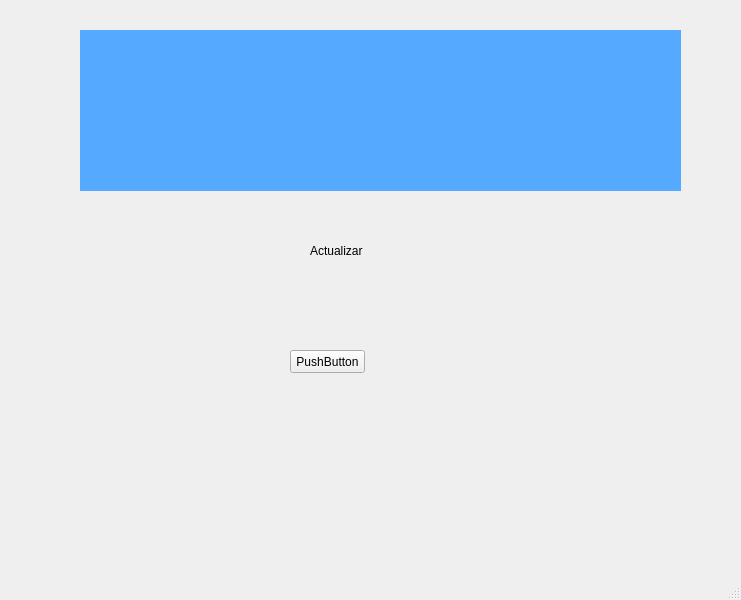
<?xml version="1.0" encoding="UTF-8"?>
<ui version="4.0">
 <class>MainWindow</class>
 <widget class="QMainWindow" name="MainWindow">
  <property name="geometry">
   <rect>
    <x>0</x>
    <y>0</y>
    <width>741</width>
    <height>600</height>
   </rect>
  </property>
  <property name="windowTitle">
   <string>MainWindow</string>
  </property>
  <widget class="QWidget" name="centralwidget">
   <widget class="QLabel" name="label">
    <property name="geometry">
     <rect>
      <x>310</x>
      <y>210</y>
      <width>291</width>
      <height>81</height>
     </rect>
    </property>
    <property name="text">
     <string>Actualizar</string>
    </property>
   </widget>
   <widget class="QPushButton" name="pushButton">
    <property name="geometry">
     <rect>
      <x>290</x>
      <y>350</y>
      <width>75</width>
      <height>23</height>
     </rect>
    </property>
    <property name="text">
     <string>PushButton</string>
    </property>
   </widget>
   <widget class="QWidget" name="grafico" native="true">
    <property name="geometry">
     <rect>
      <x>80</x>
      <y>30</y>
      <width>601</width>
      <height>161</height>
     </rect>
    </property>
    <property name="styleSheet">
     <string notr="true">background-color: rgb(85, 170, 255);</string>
    </property>
   </widget>
  </widget>
  <widget class="QMenuBar" name="menubar">
   <property name="geometry">
    <rect>
     <x>0</x>
     <y>0</y>
     <width>741</width>
     <height>21</height>
    </rect>
   </property>
  </widget>
  <widget class="QStatusBar" name="statusbar"/>
 </widget>
 <resources/>
 <connections/>
</ui>
